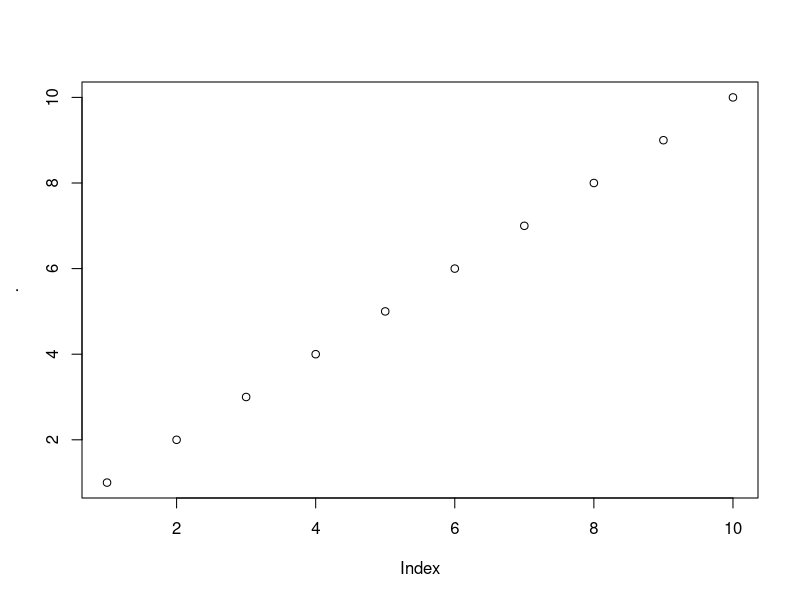
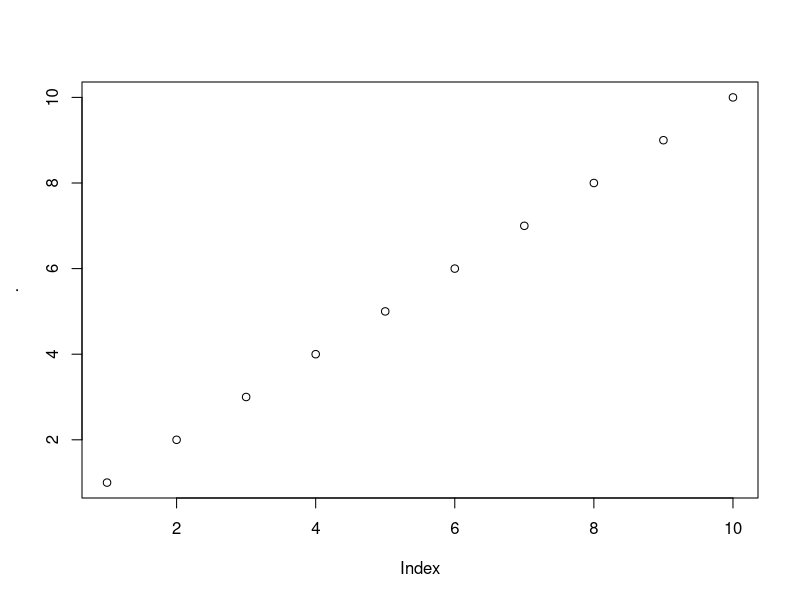

Generate these figures, in order, with R:
## ---- chunk 1
library(tidyverse)
## ---- chunk 2
x1 <- c("Dec", "Apr", "Jan", "Mar")
## ---- chunk 3
x2 <- c("Dec", "Apr", "Jam", "Mar")
## ---- chunk 4
sort(x1)
## ---- chunk 5
month_levels <- c(
  "Jan", "Feb", "Mar", "Apr", "May", "Jun",
  "Jul", "Aug", "Sep", "Oct", "Nov", "Dec"
)
## ---- chunk 6
y1 <- factor(x1, levels = month_levels)
y1
## ---- chunk 7
sort(y1)
## ---- chunk 8
patients <- read_csv("data/patient.csv")
## ---- chunk 9
patients
## ---- chunk 10
patients$financialclass
## ---- chunk 11
library(magrittr)
x <- seq(1, 10)
x %>% mean()
## ---- chunk 12
x |> mean()
## ---- chunk 13
bg <- function(a, b) {
  if (a >= b) {
    r <- a
  } else {
    r <- b
  }
  
  r
}
## ---- chunk 14
x %>% sum(.) %>% bg(., 1)
x |> sum() |> bg(1)
## ---- chunk 15
x %>% plot()
## ---- chunk 16
x %T>% plot()
## ---- chunk 17
patients$financialclass %<>% parse_factor(.)
## ---- chunk 18
patients$financialclass
## ---- chunk 19
encounters = read_csv("data/encounter.csv")
## ---- chunk 20
encounters
## ---- chunk 21
url <- "https://coletl.github.io/tidy_intro/lessons/dplyr_join/join_diagram.png"
knitr::include_graphics(url)
## ---- chunk 22
setdiff(patients$MRN, encounters$MRN)
## ---- chunk 23
merged_df = inner_join(patients, encounters, by = "MRN")
## ---- chunk 24
summary(merged_df)
